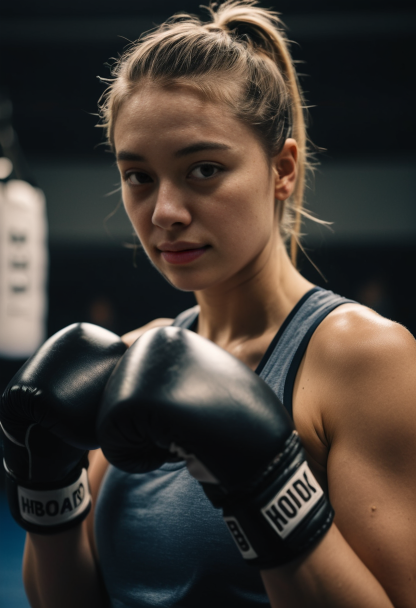
#> input picture images/image4.png, 832 x 1216 px, found by its file name (shown at 1/2 size)
$ python convert_to_json.py
#> lines starting #> are read from the running program, lines starting #| are printed output that depends on the picture; after the words box and inside, x2 and y2 are one past the last pixel; in counts of white or black regions, pixels touching at a corner belong together
import cv2
import numpy as np
import json
from PIL import Image
from torchvision import transforms

def load_image(image_path):
    image = Image.open(image_path)
#> image is the input picture: PIL image 832x1216 RGB; mean R, G, B 66.6, 59.1, 52.8
    return np.array(image)

def preprocess_image(image):
    if image.shape[-1] == 4:
        image = cv2.cvtColor(image, cv2.COLOR_RGBA2RGB)

    preprocess = transforms.Compose([
        transforms.ToPILImage(),
        transforms.Resize(256),
        transforms.CenterCrop(224),
        transforms.ToTensor(),
        transforms.Normalize(mean=[0.485, 0.456, 0.406], std=[0.229, 0.224, 0.225])
    ])

    image = preprocess(image)
    return image

def find_contours(image):
    contours, _ = cv2.findContours(image, cv2.RETR_EXTERNAL, cv2.CHAIN_APPROX_SIMPLE)
    return contours

def extract_color(image, contour):
    color_points = []
    for point in contour:
        x, y = point[0]
        color = image[y, x]
        color_points.append([int(c) for c in color])
    return color_points

def contours_to_json(contours, image):
    contour_data = []
    for contour in contours:
        contour_points = contour.squeeze().tolist()
        contour_colors = extract_color(image, contour)
        contour_data.append({"points": contour_points, "colors": contour_colors})
    return contour_data

def save_to_json(data, filename):
    with open(filename, 'w') as json_file:
        json.dump(data, json_file)

def main(image_path, output_json):
    image = load_image(image_path)

    gray = cv2.cvtColor(image, cv2.COLOR_BGR2GRAY)
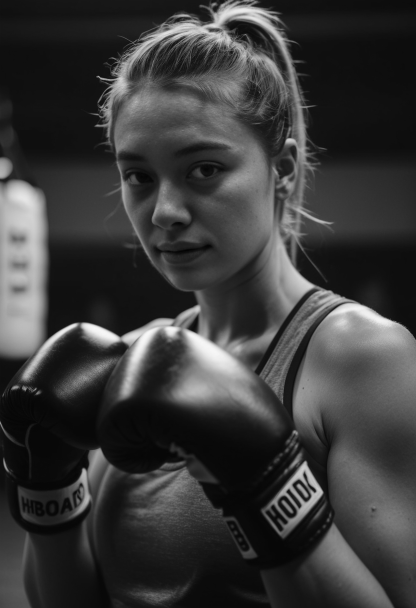
#> gray: shape (1216, 832) (shown at 1/2 size); min 2, max 248, mean 58.1

    thresh = cv2.adaptiveThreshold(
        gray, 255, cv2.ADAPTIVE_THRESH_MEAN_C, cv2.THRESH_BINARY, 11, 2
    )
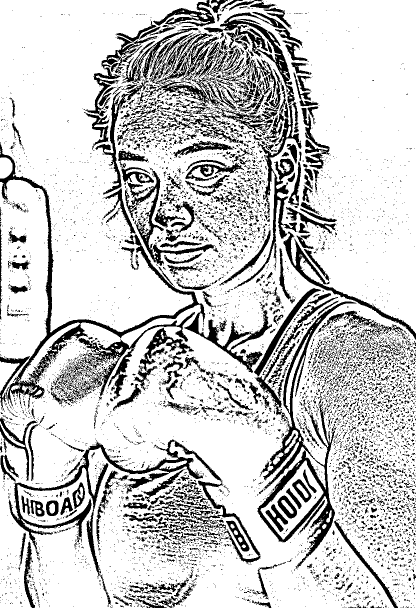
#> thresh: shape (1216, 832) (shown at 1/2 size); 79.1% white; 7766 black regions (6927 under 20 px)

    contours = find_contours(thresh)
#> in find_contours, `contours, _ = cv2.findContours(image, cv2.RETR_EXTERNAL, cv2.CHAIN_APP..`: contours = 119 contours, 112 with area under 20; largest, box (x1, y1, x2, y2) and area: (0, 0, 832, 1216) 971735, (36, 645, 160, 767) 2026, (0, 722, 39, 785) 1086, (0, 315, 25, 357) 828, (0, 842, 51, 894) 302, (67, 779, 85, 792) 68, (399, 27, 416, 38) 68

    inverted_image = cv2.bitwise_not(thresh)
#> inverted_image: shape (1216, 832); 20.9% white; 7766 white regions (6927 under 20 px)
    inverted_contours = find_contours(inverted_image)
#> in find_contours (call 2), `contours, _ = cv2.findContours(image, cv2.RETR_EXTERNAL, cv2.CHAIN_APP..`: contours = 7724 contours, 7292 with area under 20; largest, box (x1, y1, x2, y2) and area: (515, 603, 713, 1139) 22710, (0, 284, 544, 812) 17432, (17, 883, 406, 1214) 8541, (440, 24, 605, 207) 6234, (468, 210, 603, 578) 4935
#> inverted_contours has the same summary as contours in find_contours

    all_contours = contours + inverted_contours
#> all_contours = 7843 contours, 7404 with area under 20; largest, box (x1, y1, x2, y2) and area: (0, 0, 832, 1216) 971735, (515, 603, 713, 1139) 22710, (0, 284, 544, 812) 17432, (17, 883, 406, 1214) 8541, (440, 24, 605, 207) 6234

    contour_data = contours_to_json(all_contours, image)
#> the loop in contours_to_json, `for contour in contours:` made 7843 passes
#> (contour_points, contour_colors) on passes 1 to 3: ([760, 1215], [[134, 91, 63]]), ([[757, 1215], [758, 1215]], [[132, 89, 61], [133, 90, 62]]), ([703, 1215], [[56, 37, 26]])
#> after the loop in contours_to_json, `for contour in contours:`: contour_data = 7843 items
#> contour_data = 7843 items

    save_to_json(contour_data, output_json)
    print(f"JSON successfully saved at {output_json}")

if __name__ == '__main__':
    image_path = 'E:\\Developer\\Program\\Python\\photo_drawing_turtle\\images\\image4.png'
    output_json = 'E:\\Developer\\Program\\Python\\photo_drawing_turtle\\output\\image.json'
    main(image_path, output_json)

$ run again, with images/image2.png copied over images/image4.png
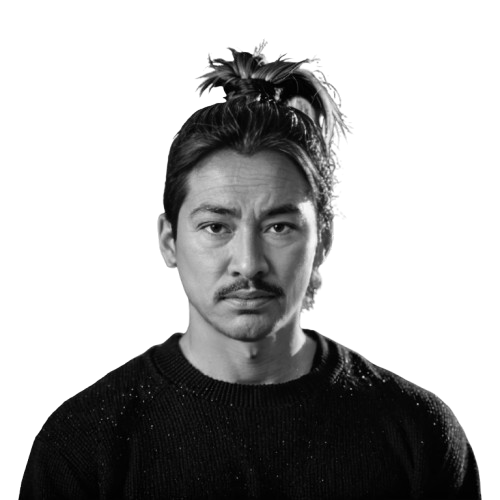
#> input picture images/image2.png, 500 x 500 px, found by its file name
#> in load_image, image is the input picture: PIL image 500x500 RGBA; mean R, G, B, A 23.3, 23.3, 23.3, 103
#> in main, `gray = cv2.cvtColor(image, cv2.COLOR_BGR2GRAY)`:
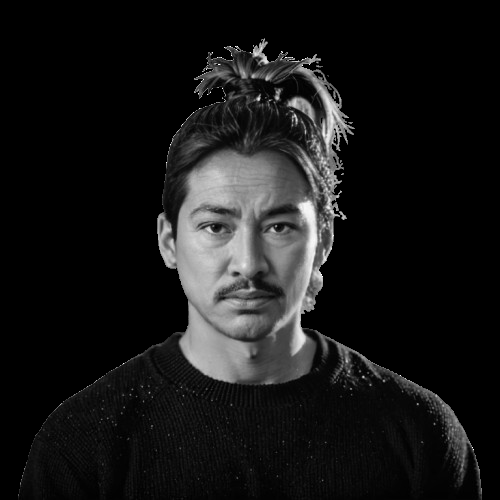
#> gray: shape (500, 500); min 0, max 255, mean 23.3
#> in main, `thresh = cv2.adaptiveThreshold( gray, 255, cv2.ADAPTIVE_THRESH_MEAN_C,..`:
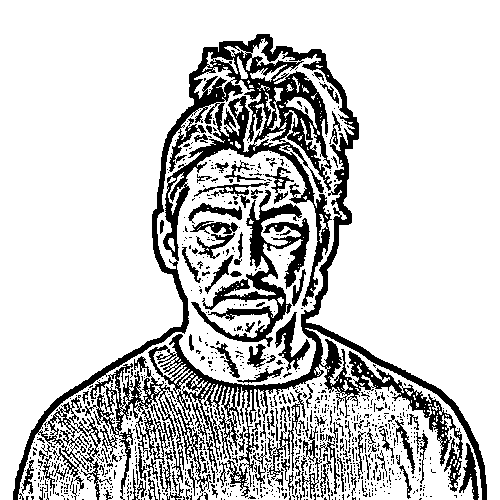
#> thresh: shape (500, 500); 80% white; 979 black regions (857 under 20 px)
#> in find_contours, `contours, _ = cv2.findContours(image, cv2.RETR_EXTERNAL, cv2.CHAIN_APP..`: contours = 109 contours, 99 with area under 20; largest, box (x1, y1, x2, y2) and area: (0, 0, 500, 500) 136228, (18, 38, 482, 500) 86872, (284, 97, 317, 129) 302, (250, 64, 287, 82) 153, (202, 52, 238, 74) 126
#> inverted_image: shape (500, 500); 20% white; 979 white regions (857 under 20 px)
#> in find_contours (call 2), `contours, _ = cv2.findContours(image, cv2.RETR_EXTERNAL, cv2.CHAIN_APP..`: contours = 937 contours, 876 with area under 20; largest, box (x1, y1, x2, y2) and area: (13, 34, 487, 500) 35794, (191, 190, 310, 347) 4128, (275, 312, 310, 371) 586, (459, 443, 479, 500) 382, (267, 389, 306, 486) 350
#> inverted_contours has the same summary as contours in find_contours
#> all_contours = 1046 contours, 975 with area under 20; largest, box (x1, y1, x2, y2) and area: (0, 0, 500, 500) 136228, (18, 38, 482, 500) 86872, (13, 34, 487, 500) 35794, (191, 190, 310, 347) 4128, (275, 312, 310, 371) 586
#> the loop in contours_to_json, `for contour in contours:` made 1046 passes
#> (contour_points, contour_colors) on passes 1 to 3: ([354, 499], [[4, 4, 4, 255]]), ([[97, 492], [97, 493]], [[4, 4, 4, 255], [4, 4, 4, 255]]), ([[473, 490], [473, 491]], [[6, 6, 6, 255], [5, 5, 5, 255]])
#> after the loop in contours_to_json, `for contour in contours:`: contour_data = 1046 items

$ run again, with images/image3.png copied over images/image4.png
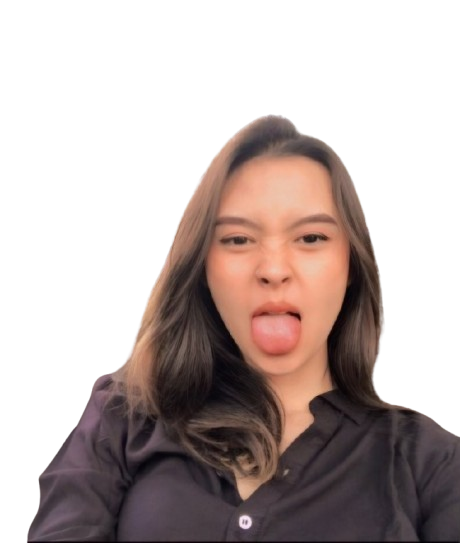
#> input picture images/image3.png, 460 x 543 px, found by its file name
#> in load_image, image is the input picture: PIL image 460x543 RGBA; mean R, G, B, A 49.8, 37.2, 34.6, 114.4
#> in main, `gray = cv2.cvtColor(image, cv2.COLOR_BGR2GRAY)`:
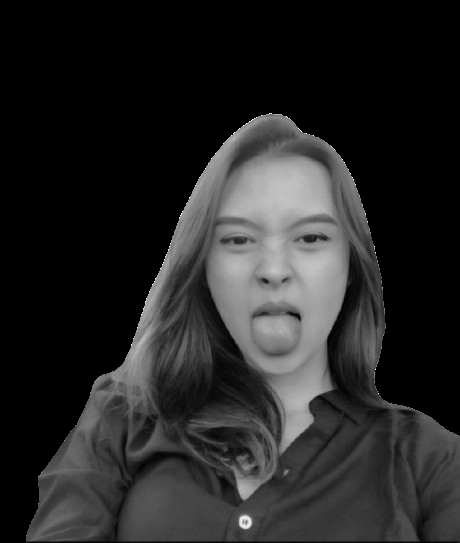
#> gray: shape (543, 460); min 0, max 255, mean 37.9
#> in main, `thresh = cv2.adaptiveThreshold( gray, 255, cv2.ADAPTIVE_THRESH_MEAN_C,..`:
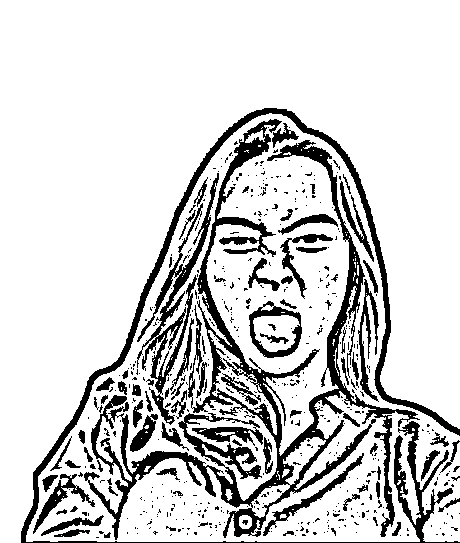
#> thresh: shape (543, 460); 82.9% white; 540 black regions (454 under 20 px)
#> in find_contours, `contours, _ = cv2.findContours(image, cv2.RETR_EXTERNAL, cv2.CHAIN_APP..`: contours = 7 contours, 5 with area under 20; largest, box (x1, y1, x2, y2) and area: (0, 0, 460, 543) 128966, (26, 113, 460, 542) 110414
#> inverted_image: shape (543, 460); 17.1% white; 540 white regions (454 under 20 px)
#> in find_contours (call 2), `contours, _ = cv2.findContours(image, cv2.RETR_EXTERNAL, cv2.CHAIN_APP..`: contours = 503 contours, 447 with area under 20; largest, box (x1, y1, x2, y2) and area: (84, 119, 420, 540) 20074, (21, 108, 460, 543) 6430, (137, 173, 219, 425) 2452, (249, 301, 302, 358) 2186, (263, 453, 364, 536) 644
#> inverted_contours has the same summary as contours in find_contours
#> all_contours = 510 contours, 452 with area under 20; largest, box (x1, y1, x2, y2) and area: (0, 0, 460, 543) 128966, (26, 113, 460, 542) 110414, (84, 119, 420, 540) 20074, (21, 108, 460, 543) 6430, (137, 173, 219, 425) 2452
#> the loop in contours_to_json, `for contour in contours:` made 510 passes
#> (contour_points, contour_colors) on passes 3, 4, 8: ([[403, 476], [402, 477]], [[53, 47, 51, 255], [51, 45, 49, 255]]), ([407, 429], [[44, 37, 44, 255]]), ([[96, 537], [98, 537]], [[52, 43, 48, 255], [48, 39, 44, 255]])
#> after the loop in contours_to_json, `for contour in contours:`: contour_data = 510 items
